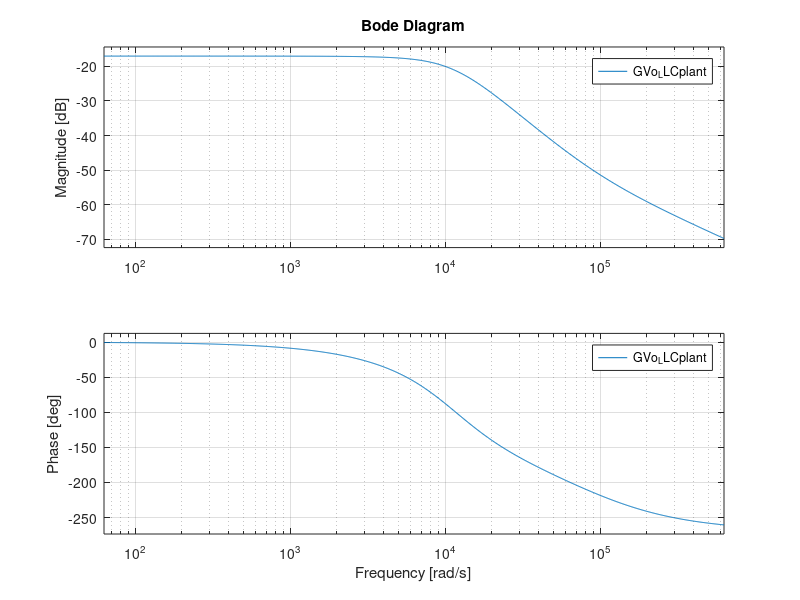
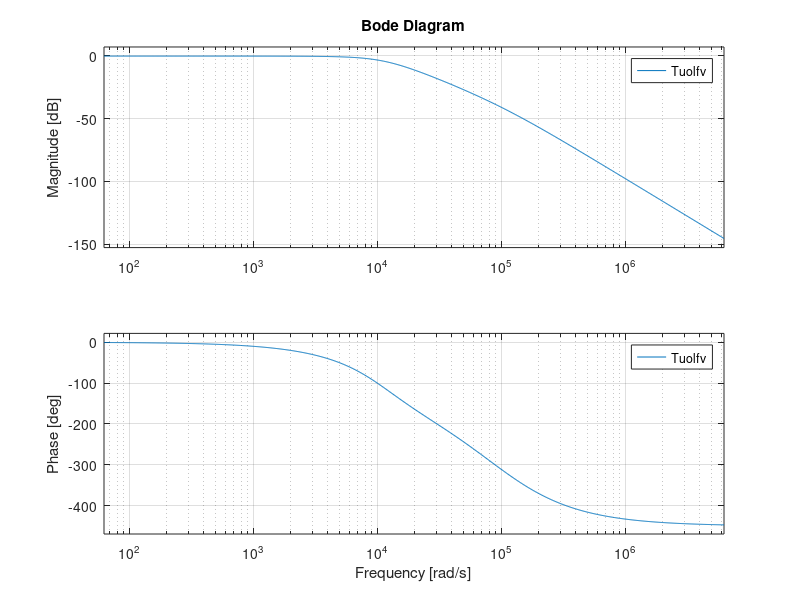
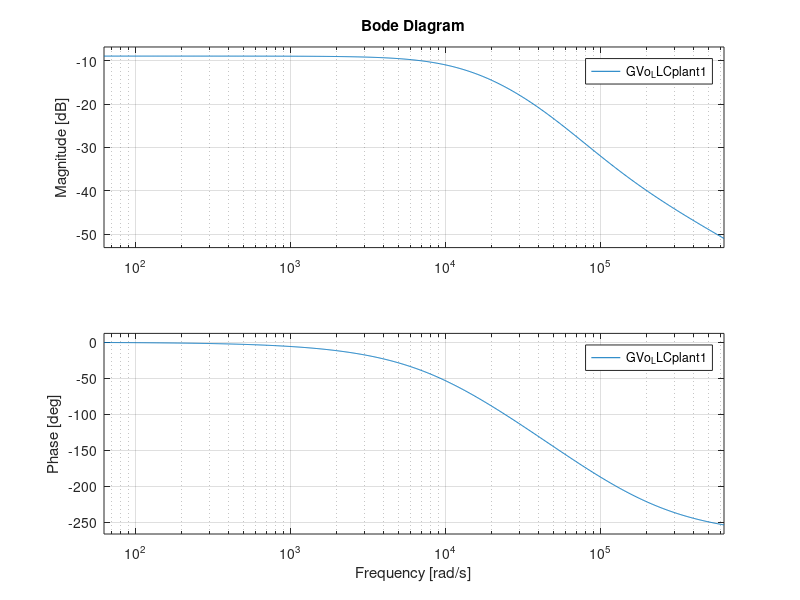
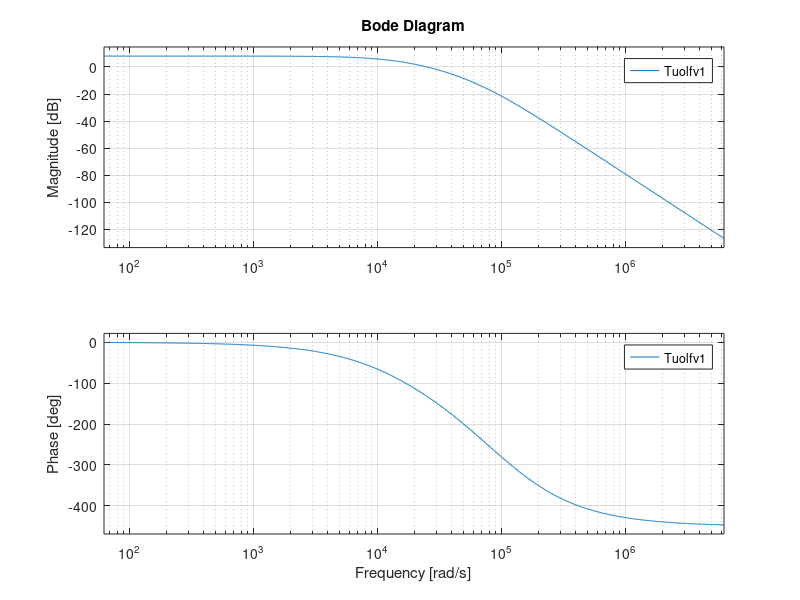

The MATLAB source for these figures, in order:
% CLLLC Design, regulation and protection dimensioning
% Author: Dr. Lim Shu Fan
% First created: 27.04.2022
% Last modified: 09.05.2022
% Revision: 0.1
% Descriptions:
% 0.1: Design closed loop CC control for forward mode

clear;
% pkg load control;

%%%%%%%%%%%%%%%%%%% 2. PWM setting %%%%%%%%%%%%%%%%%%%%%
VADC = 3.3; %ADC reference voltage, note different for different design
ADC_bits = 12; %12 bit ADC
ADC_FS = 2^ADC_bits-1; %ADC full scale 
ADC_gain = ADC_FS/VADC;
Fclk=30e6; %PWM clock frequency
Tclk=1/Fclk; %PWM clock period

Fsi=20000; 
Tsi=1/Fsi;
s=tf('s');
z=tf('z',Tsi);

%%%%%%%%%%%%%%%%%%% 3. Current sensing and protection %%%%%%%%%%%%%%%%%%%%%
%Output current
K_IOUT=20e-3; %ACS733KLATR-65AB-T, sensitivity mV/A bidirectional
K_IOUT_IN=K_IOUT*ADC_gain; %gain of Io sensing at ADC, bit/A
K_IOUT_IN_RES=1/K_IOUT_IN; %resolution of Io sensing at ADC, A/bit
V_IoOFFSET = VADC/2;
IoMax=(VADC-V_IoOFFSET)/K_IOUT;

%Input current
K_IIN=20e-3; %ACS733KLATR-65AB-T, sensitivity mV/A bidirectional
K_IIN_IN=K_IIN*ADC_gain; %gain of Iin sensing at ADC, bit/A
K_IIN_IN_RES=1/K_IIN_IN; %resolution of Iin sensing at ADC, A/bit
V_IinOFFSET = VADC/2;
IinMax=(VADC-V_IinOFFSET)/K_IIN;

%%%%%%%%%%%%%%%%%%% 4. Voltage sensing and protection %%%%%%%%%%%%%%%%%%%%%
%Output voltage sensing HVDC, Vo_AD before filter
Rt_Vo=4*1e6+71.5e3;
Rb_Vo=23.2e3;
KVo=Rb_Vo/(Rt_Vo+Rb_Vo);
KVo_IN=KVo*ADC_gain; %gain of Vo sensing at ADC, bit/V
KVo_IN_RES=1/KVo_IN; %resolution of Vo sensing at ADC, V/bit
VoMax=VADC/KVo;

Rfil_Vo1=Rb_Vo;
Cfil_Vo1=470e-12;
f_fil_Vo1=1/(2*pi*Rfil_Vo1*Cfil_Vo1);
G_fil_Vo1=1/(sqrt(1+(Fsi/f_fil_Vo1)^2));

Rfil_Vo2=1000;
Cfil_Vo2=0.01e-6;
f_fil_Vo2=1/(2*pi*Rfil_Vo2*Cfil_Vo2);
G_fil_Vo2=1/(sqrt(1+(Fsi/f_fil_Vo2)^2));

%PFC output voltage sensing, PFC_OUT, VPFC_OUT_AD
Rt_Vor=5*300e3+51.1e3;
Rb_Vor=5.62e3;
KVor=Rb_Vor/(Rt_Vor+Rb_Vor);
KVor_IN=KVor*ADC_gain; %gain of Vor sensing at ADC, bit/V
KVor_IN_RES=1/KVor_IN; %resolution of Vor sensing at ADC, V/bit
VorMax=VADC/KVor;

Rfil_Vor1=Rb_Vor;
Cfil_Vor1=0.22e-6;
f_fil_Vor1=1/(2*pi*Rfil_Vor1*Cfil_Vor1);
G_fil_Vor1=1/(sqrt(1+(Fsi/f_fil_Vor1)^2));

Rfil_Vor2=1000;
Cfil_Vor2=0.01e-6;
f_fil_Vor2=1/(2*pi*Rfil_Vor2*Cfil_Vor2);
G_fil_Vor2=1/(sqrt(1+(Fsi/f_fil_Vor2)^2));

Rfil_Vor3=1000;
Cfil_Vor3=0.01e-6;
f_fil_Vor3=1/(2*pi*Rfil_Vor3*Cfil_Vor3);
G_fil_Vor3=1/(sqrt(1+(Fsi/f_fil_Vor3)^2));

%%%%%%%%%%%%%%%%%%% 12. Control loop design %%%%%%%%%%%%%%%%%%%%%
%Uncompensated voltage loop gain forward CC
%with diode rectifiers
%Vin=800, Vo=470, Tc=625(48kHz), G_DC_LLCplant=-17.0763, f0_LLCplant = 1800, Q_db_LLCplant = -4

G_DC_LLCplant=-17.0763; %db
DCgain_LLCplant=(10^(G_DC_LLCplant/20));
%fpole1_LLCplant=2000;
%fpole2_LLCplant=2000;
%fzero1_LLCplant=28000;
%GVo_LLCplant=DCgain_LLCplant*(1-s/(2*pi*fzero1_LLCplant))/(1+s/(2*pi*fpole1_LLCplant))/(1+s/(2*pi*fpole2_LLCplant)); 
%GVo_LLCplant=DCgain_LLCplant/(1+s/(2*pi*fpole1_LLCplant))/(1+s/(2*pi*fpole2_LLCplant)); 
Q_db_LLCplant = -4; %found at f0 and finetune to get db and deg at various freq
Q_LLCplant=(10^(Q_db_LLCplant/20));
f0_LLCplant = 1800; %found at 90deg
w0_LLCplant = 2*pi*f0_LLCplant;
fzero1_LLCplant=14000;
GVo_LLCplant=DCgain_LLCplant*(1-s/(2*pi*fzero1_LLCplant))/(1+s/(Q_LLCplant*w0_LLCplant)+(s/w0_LLCplant)^2);

GVo_LLCplantd=c2d(GVo_LLCplant,Tsi,'zoh');
figure(1);
bode(GVo_LLCplant, {2*pi*10, 2*pi*1e5});

Tuolfv=GVo_LLCplant*ADC_FS/VoMax*1/(1+s*Rfil_Vo1*Cfil_Vo1)*1/(1+s*Rfil_Vo2*Cfil_Vo2); %uncompensated open loop gain
Tuolfvd=c2d(Tuolfv,Tsi,'zoh');
figure(2);
bode(Tuolfv, {2*pi*10, 2*pi*1e6});

%Uncompensated voltage loop gain forward CC
%with diode rectifiers
%Vin=800, Vo=250, Tc=361(83kHz), G_DC_LLCplant=-8.89277, fpole1_LLCplant = 2.2kHz, fpole2_LLCplant=7kHz, fzero1_LLCplant=20kHz

G_DC_LLCplant1=-8.89277; %db
DCgain_LLCplant1=(10^(G_DC_LLCplant1/20));
fpole1_LLCplant1=2200;
fpole2_LLCplant1=7000;
fzero1_LLCplant1=20000;
GVo_LLCplant1=DCgain_LLCplant1*(1-s/(2*pi*fzero1_LLCplant1))/(1+s/(2*pi*fpole1_LLCplant1))/(1+s/(2*pi*fpole2_LLCplant1)); 
%GVo_LLCplant=DCgain_LLCplant/(1+s/(2*pi*fpole1_LLCplant))/(1+s/(2*pi*fpole2_LLCplant)); 
%Q_db_LLCplant = -4; %found at f0 and finetune to get db and deg at various freq
%Q_LLCplant=(10^(Q_db_LLCplant/20));
%f0_LLCplant = 2000; %found at 90deg
%w0_LLCplant = 2*pi*f0_LLCplant;
%fzero1_LLCplant=18000;
%GVo_LLCplant=DCgain_LLCplant*(1-s/(2*pi*fzero1_LLCplant))/(1+s/(Q_LLCplant*w0_LLCplant)+(s/w0_LLCplant)^2);

GVo_LLCplant1d=c2d(GVo_LLCplant1,Tsi,'zoh');
figure(3);
bode(GVo_LLCplant1, {2*pi*10, 2*pi*1e5});

Tuolfv1=GVo_LLCplant1*ADC_FS/VoMax*1/(1+s*Rfil_Vo1*Cfil_Vo1)*1/(1+s*Rfil_Vo2*Cfil_Vo2); %uncompensated open loop gain
Tuolfv1d=c2d(Tuolfv1,Tsi,'zoh');
figure(4);
bode(Tuolfv1, {2*pi*10, 2*pi*1e6});

% PIT1 KL*(1+(2*pi*fzL)/s) 
G_fc=12; %db, shift to get desired fc
KL=1/(10^(G_fc/20));
fzL=820; % if phase is high at fc, fzL can be placed at high freq

Gc1=KL*(1+(2*pi*fzL)/s);
%Gc1d=c2d(Gc1,Tsi,'zoh');
Gc1d=c2d(Gc1,Tsi,'tustin');

figure(5);
bode(Gc1, {2*pi*10,2*pi*1e6});
%bode(Gc1, Gc1d, {2*pi*10,2*pi*1e5});

%% 2P2Z Kc*(s^2/wz^2 + s/(Qc*wz) +1) / s(s/wp +1)
% G_fc3 = -60, fz3=2500, Qc=0.63, fp3=15000
% G_fc3 = -60, fz3=2200, Qc=0.6, fp3=15000
G_fc3=-60; %db shift curve upwards to get desired fc (if oscillatory response, reduce gain)
KC=1/(10^(G_fc3/20));
fz3=2200;   %place below (greater) or equal to dominant resonant pole
wz0=2*pi*fz3;
Qc=0.63;     %place below (lower) or same as dominant pole pair quality factor of plant  
fp3=15000;  %place at ESR zero or at half fsw or to get desired GM
Gc3=KC*(1+s/(Qc*wz0)+(s/wz0)^2)/s/(1+s/(2*pi*fp3));
%Gc3=KC*(1+s/(2*pi*fz3))*(1+s/(2*pi*fz3))/s/(1+s/(2*pi*fp3));
%Gc3d=c2d(Gc3,Tsi,'zoh');
Gc3d=c2d(Gc3,Tsi,'tustin');
figure(6);
bode(Gc3, {2*pi*10,2*pi*1e6});


%Change Gc1 (PI) or Gc3 (2P2Z)
Tcv3=Gc1*Tuolfv; %470V 
Tcv3d=Gc1d*Tuolfvd;
figure(7);
bode(Tcv3, {2*pi*10,2*pi*1e6});

Tcv31=Gc1*Tuolfv1; %250V
Tcv31d=Gc1d*Tuolfv1d;
figure(8);
bode(Tcv31, {2*pi*10,2*pi*1e6});